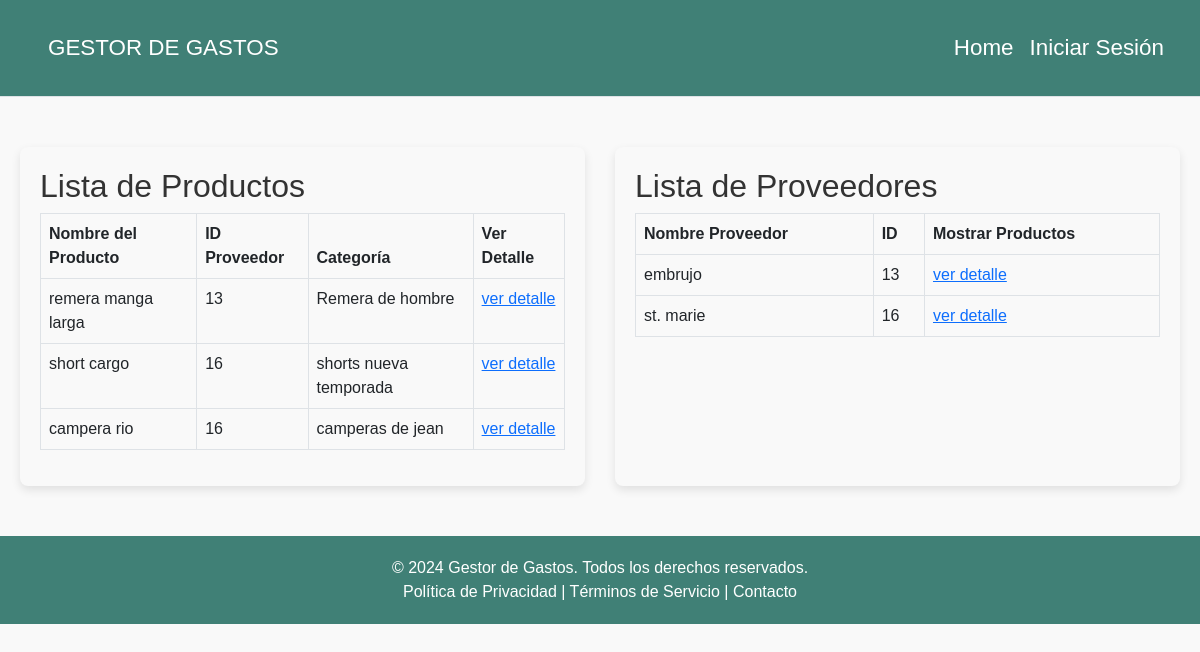
/router.php, run on the app's committed database.
### tables this page shows
CREATE TABLE `producto` (
  `id_producto` int(11) NOT NULL,
  `Nombre_producto` varchar(50) NOT NULL,
  `id_proveedor_fk` int(11) NOT NULL,
  `categoria` varchar(100) NOT NULL,
  `cantidad` int(10) NOT NULL,
  `talle` varchar(10) NOT NULL,
  `valor` decimal(20,0) NOT NULL,
  `imagen` varchar(255) DEFAULT NULL
);

CREATE TABLE `proveedor` (
  `id_proveedor` int(11) NOT NULL,
  `Nombre_proveedor` varchar(100) NOT NULL,
  `medio_de_pago` varchar(100) NOT NULL,
  `telefono` varchar(30) NOT NULL
);

### app/views/productView.php (called while the page is built, shortened)
<?php
class ProductView {
    function HomeViews($products, $suppliers) {
        include 'Template/product/product_list.phtml';
    }
}
?>

### app/controllers/productController.php (called while the page is built, shortened)
<?php
require_once 'app/models/productModel.php';
require_once 'app/models/supplierModel.php';
require_once 'app/views/productView.php';
class ProductController {
    private $model;
    private $view;
    function __construct() {
        $this->model = new ProductModel();
        $this->view = new ProductView();
    }
    function showHome() {
        $products = $this->model->getProducts();
        $supplierModel = new SupplierModel();
        $suppliers = $supplierModel->getSupplier();
        $this->view->HomeViews($products, $suppliers);
    }
}

### app/models/productModel.php (called while the page is built, shortened)
<?php
class ProductModel {
    private $db;
    public function __construct() {
        $this->db = new PDO(
            "mysql:host=" . MYSQL_HOST . ";dbname=" . MYSQL_DB . ";charset=utf8",
            MYSQL_USER, MYSQL_PASS
        );
    }
    function getProducts() {
        $query = $this->db->prepare("SELECT * FROM producto");
        $query->execute();
        $productos = $query->fetchAll(PDO::FETCH_OBJ);
      return  $productos;
    }
}

### app/models/supplierModel.php (called while the page is built, shortened)
<?php
class SupplierModel {
    private $db;
    public function __construct() {
        $this->db = new PDO(
            "mysql:host=" . MYSQL_HOST . ";dbname=" . MYSQL_DB . ";charset=utf8",
            MYSQL_USER, MYSQL_PASS
        );
    }
    function getSupplier() {
        $query = $this->db->prepare("SELECT id_proveedor, Nombre_proveedor FROM proveedor");
        $query->execute();
        return $query->fetchAll(PDO::FETCH_OBJ);
    }
}

### Template/product/product_list.phtml (the view, shortened to what this page needs)
<?php include 'Template/layout/header.phtml';?>
<div class="table-container">
    <div class="table-section">
        <h2>Lista de Productos</h2>
        <table class="table table-bordered">
            <thead>
                <tr>
                    <th>Nombre del Producto</th>
                    <th>ID Proveedor</th>
                    <th>Categoría</th>
                    <th>Ver Detalle</th>
                </tr>
            </thead>
            <tbody>
                <?php foreach ($products as $product): ?>
                    <tr>
                        <td><?= htmlspecialchars($product->Nombre_producto) ?></td>
                        <td><?= htmlspecialchars($product->id_proveedor_fk) ?></td>
                        <td><?= htmlspecialchars($product->categoria) ?></td>
                        <td><a href="productDetail/<?=$product->id_producto?>">ver detalle</a></td>
                    </tr>
                <?php endforeach; ?>
            </tbody>
        </table>
    </div>
    <div class="table-section">
        <h2>Lista de Proveedores</h2>
        <table class="table table-bordered">
            <thead>
                <tr>
                    <th>Nombre Proveedor</th>
                    <th>ID</th>
                    <th>Mostrar Productos</th>
                </tr>
            </thead>
            <tbody>
                <?php foreach ($suppliers as $supplier): ?>
                    <tr>
                        <td><?= htmlspecialchars($supplier->Nombre_proveedor) ?></td>
                        <td><?= htmlspecialchars($supplier->id_proveedor) ?></td>
                        <td>
                        <a href="supplierDetail/<?=$supplier->id_proveedor?>">ver detalle</a>
                        </td>
                    </tr>
                <?php endforeach; ?>
            </tbody>
        </table>
    </div>
</div>
<?php include 'Template/layout/footer.phtml';?>

### router.php (shortened to what this page needs)
<?php
require_once 'app/controllers/productController.php';
$action = 'home';
$params = explode('/', $action);
$controller = new ProductController();
switch ($params[0]) {
    case 'home':
        $controller->showHome();
        break;
}

### Template/layout/header.phtml (shortened to what this page needs)
<!DOCTYPE html>
<html lang="en">
<head>
    <link href="https://cdn.jsdelivr.net/npm/bootstrap@5.2.0/dist/css/bootstrap.min.css" rel="stylesheet">
    <link rel="stylesheet" href="./css/style.css">
</head>
<body>
    <nav class="navbar navbar-expand-lg navbar-custom border-bottom border-body" data-bs-theme="dark">
    <div class="container-fluid">
        <a class="navbar-brand" href="#">GESTOR DE GASTOS</a>
        <div class="collapse navbar-collapse" id="navbarNavAltMarkup">
            <div class="navbar-nav ms-auto">
                <a class="nav-link" aria-current="page" href="#">Home</a>
                <?php if (!isset($_SESSION['USER'])): ?>
                    <li><a href="Login" class="nav-link" aria-current="page">Iniciar Sesión</a></li>
                <?php endif; ?>
            </div>
        </div>
    </div>
</nav>
</body>
</html>

### Template/layout/footer.phtml
<footer class="footer">
    <div class="container">
        <p class="text-center">© 2024 Gestor de Gastos. Todos los derechos reservados.</p>
        <div class="text-center">
            <a href="#" class="footer-link">Política de Privacidad</a>
            |
            <a href="#" class="footer-link">Términos de Servicio</a>
            |
            <a href="#" class="footer-link">Contacto</a>
        </div>
    </div>
</footer>

### css/style.css (style rules this page uses)
.table-container { display: flex; gap: 30px; justify-content: space-between; margin: 30px auto; max-width: 1200px; padding: 20px; }
.table-section { flex: 1; background: #f9f9f9; padding: 20px; border-radius: 8px; box-shadow: 0 4px 10px rgba(0, 0, 0, 0.1); }
.navbar-custom { background-color: #408076; }
.navbar-custom .navbar-brand, .navbar-custom .nav-link { color: white; font-size: 1.4rem; padding: 15px 20px; }
.navbar { padding: 1rem; }
.footer { background-color: #408076; color: white; padding: 20px 0; position: relative; bottom: 0; width: 100%; }
.footer .container { max-width: 1200px; margin: 0 auto; padding: 0 15px; }
.footer p { margin: 0; }
.footer-link { color: white; text-decoration: none; }
body { font-family: 'Arial', sans-serif; background-color: #f9f9f9; margin: 0; padding: 0; color: #333; }

### data on the page
producto: Nombre_producto "remera manga larga", id_proveedor_fk "13", categoria "Remera de hombre"
producto: Nombre_producto "short cargo", id_proveedor_fk "16", categoria "shorts nueva temporada"
producto: Nombre_producto "campera rio", id_proveedor_fk "16", categoria "camperas de jean"
proveedor: Nombre_proveedor "embrujo", id_proveedor "13"
proveedor: Nombre_proveedor "st. marie", id_proveedor "16"
